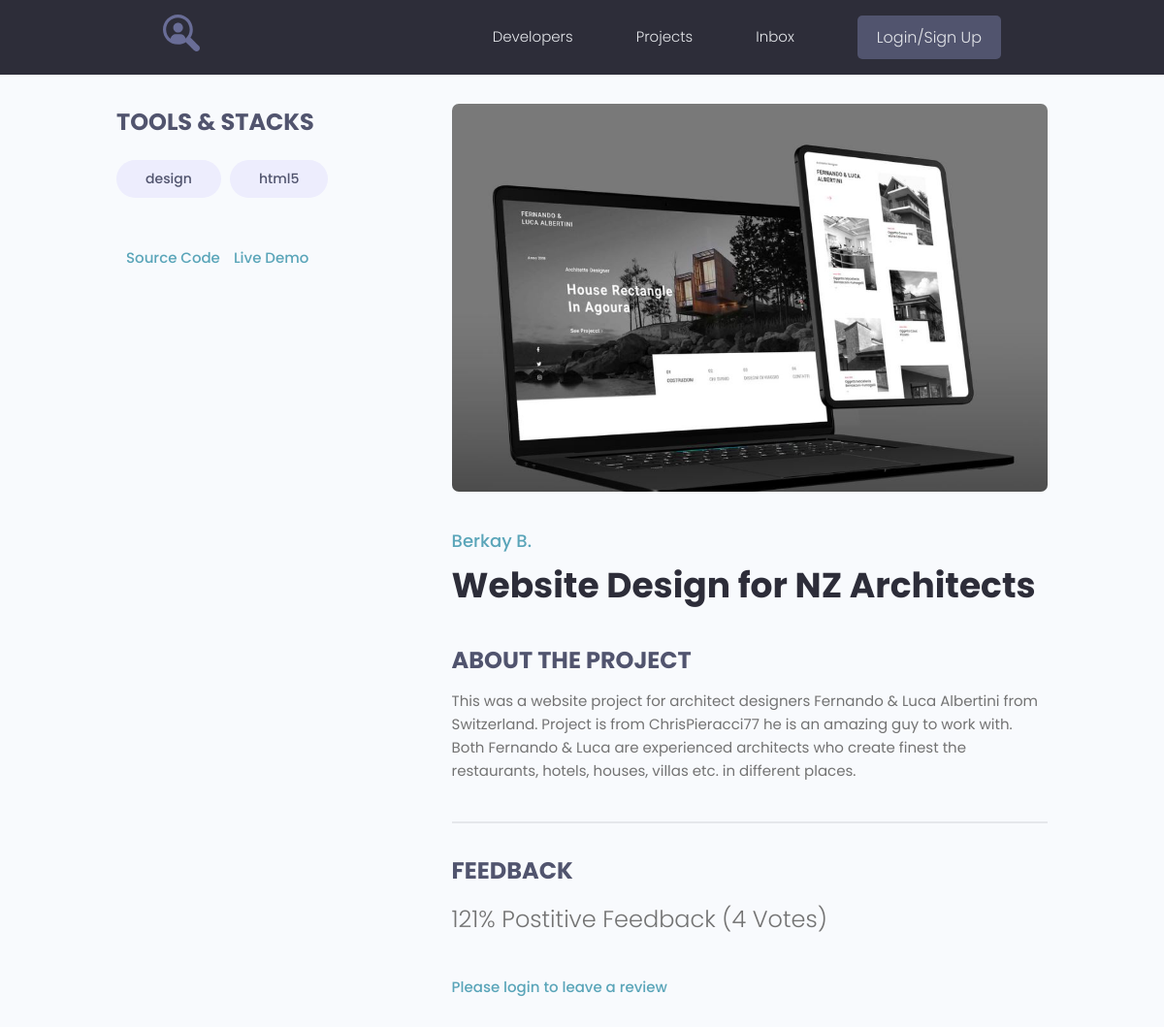
Page /projects/project/2/ on the earlier database version.
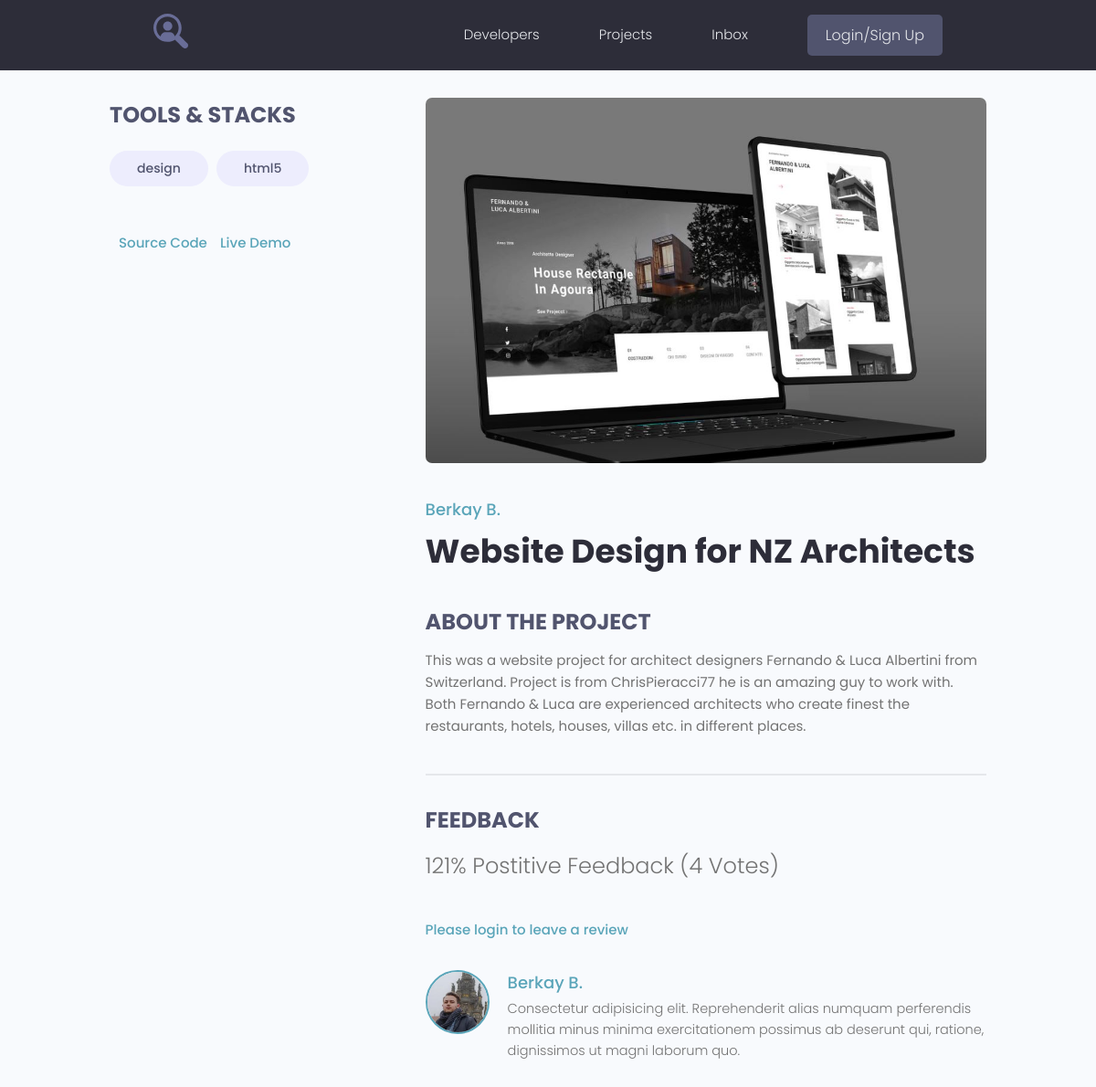
Same page on the later database version.
### projects/models.py (models this page shows, shortened)
class Tag(models.Model):
    name = models.CharField(max_length=200)
    created = models.DateTimeField(auto_now_add=True) # Дата создания тега
    def __str__(self):
        return self.name

class Review(models.Model):
    VOTE_TYPE = (
        ('up', 'Up Vote'),
        ('down', 'Down Vote')
    ) # Будет два варианта положительный, либо отрицательный отзыв.
    owner = models.ForeignKey(Profile, on_delete=models.CASCADE, null=True) # владелец отзыва. null=True - поле владельца может быть пустым и писать комментарий может любой пользователь и не зарегистрированный.
    project = models.ForeignKey(Project, on_delete=models.CASCADE) # делать поле пустым не будем, пот-то отзывы делаем по какому-то проекту. Обязательно поле проекты должно быть заполнено.
    body = models.TextField(null=True, blank=True) # тело самого отзыва.
    value = models.CharField(max_length=200, choices=VOTE_TYPE) # а атрибут choices добавим VOTE_TYPE - будем выбирать один из элементов VOTE_TYPE. Из выпадающего списка будет выбираться одно из значений. max_length=200 - для текста выпадающего списка.
    created = models.DateTimeField(auto_now_add=True)
    class Meta:
        unique_together = [['owner', 'project']] # unique_together - специальное имя переменной, пара уникальных элементов. Что бы пользователь был уникальный для одного проекта.

### users/models.py (models this page shows, shortened)
class Profile(models.Model):
    user = models.OneToOneField(User, on_delete=models.CASCADE, null=True, blank=True)  # Один профиль пользователя может быть связан с одним зарегистрированным пользователем, у которого могут быть проекты и т.д. Что бы одна регистрационная учётка соответствовала одному профилю пользователя.
    name = models.CharField(max_length=200, blank=True, null=True)
    email = models.EmailField(max_length=500, blank=True, null=True)  # что бы у него проходила валидация от самого django
    username = models.CharField(max_length=200, blank=True, null=True)
    short_info = models.CharField(max_length=200, blank=True, null=True)  # краткое описание
    bio = models.TextField(blank=True, null=True)
    profile_image = models.ImageField(blank=True, null=True, upload_to='profiles/', default='profiles/user-default.png')
    social_github = models.CharField(max_length=200, blank=True, null=True)
    social_youtube = models.CharField(max_length=200, blank=True, null=True)
    social_website = models.CharField(max_length=200, blank=True, null=True)
    created = models.DateTimeField(auto_now_add=True)

### projects/views.py (the view, shortened to what this page needs)
# urls.py: path('project/<str:pk>/', views.project, name='project'),
def project(request, pk):
    project_obj = Project.objects.get(id=pk)
    form = ReviewForm()
    context = {
        'project': project_obj,
        'form': form
    }
    return render(request, 'projects/single-project.html', context)

### projects/models.py (called while the page is built)
    def reviewers(self): # Что бы элементы считались
        queryset = self.review_set.all().values_list('owner__id', flat=True) # через self.review_set.all() будем брать все данные, список значений(id владельца)
        return queryset

### projects/templates/projects/single-project.html (shortened to what this page needs)
{% extends 'projects/base.html' %}
{% block content %}
<main class="singleProject my-md">
    <div class="container">
        <div class="layout">
            <div class="column column--1of3">
                <h3 class="singleProject__subtitle">Tools & Stacks</h3>
                <div class="singleProject__toolStack">
                    {% for tag in project.tags.all %}
                    <span class="tag tag--pill tag--sub tag--lg">
                          <small>{{ tag }}</small>
                        </span>
                    {% endfor %}
                </div>
                {% if project.source_link %}
                <a class="singleProject__liveLink" href="{{ project.source_link }}" target="_blank">Source Code
                </a>
                {% endif %}
                {% if project.demo_link %}
                <a class="singleProject__liveLink" href="{{ project.demo_link }}" target="_blank">Live Demo
                </a>
                {% endif %}
            </div>
            <div class="column column--2of3">
                <img class="singleProject__preview" src="{{ project.featured_image.url }}" alt="portfolio thumbnail"/>
                <a href="{% url 'user_profile' project.owner.id %}" class="singleProject__developer">{{ project.owner.name }}</a>
                <h2 class="singleProject__title">{{ project.title }}</h2>
                <h3 class="singleProject__subtitle">About the Project</h3>
                <div class="singleProject__info">
                    {{ project.description }}
                </div>
                <div class="comments">
                    <h3 class="singleProject__subtitle">Feedback</h3>
                    <h5 class="project--rating">
                        {{ project.vote_total }}% Postitive
                        Feedback ({{ project.vote_ratio }} Vote{{ project.vote_ratio|pluralize:'s' }})
                    </h5>
                    {% if request.user.profile.id in project.reviewers %}
                    <p>You have already submitted your review for this project</p>
                    {% elif request.user.profile == project.owner %}
                    <p>Your review your work</p>
                    {% else %}
                    <a href="{% url 'login' %}">Please login to leave a review</a>
                    {% endif %}
                    <div class="commentList">
                        {% for review in project.review_set.all %}
                        {% if review.body %}
                        <div class="comment">
                            <a href="{% url 'user_profile' review.owner.id %}">
                                <img class="avatar avatar--md"
                                     src="{{ review.owner.profile_image.url }}" alt="user"/>
                            </a>
                            <div class="comment__details">
                                <a href="profile.html" class="comment__author">{{ review.owner.name }}</a>
                                <p class="comment__info">
                                    {{ review.body|linebreaksbr }}
                                </p>
                            </div>
                        </div>
                        {% endif %}
                        {% endfor %}
                    </div>
                </div>
            </div>
        </div>
    </div>
</main>
{% endblock %}

Differences in the rows shown:
added Review: owner.profile_image (picture), owner.name "Berkay B.", body "Consectetur adipisicing elit. Reprehenderit alias numquam perferendis mollitia minus minima exercitationem possimus ab deserunt qui, ratione, dignissimos ut magni laborum quo."
